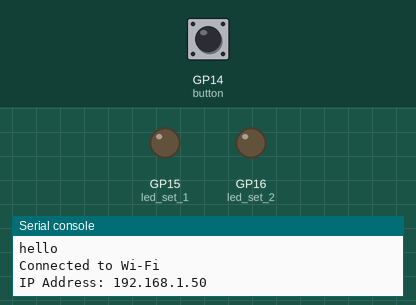
A program run on a simulated Raspberry Pi Pico running MicroPython. On the bench: output pins drawn as LEDs (lit = HIGH), the last lines printed to the serial console. Inputs (shaded band) come from the test bench; at power-on: GP14 (button) LOW. WiFi joins after 1.5 s; web requests get an empty 200 reply after 0.4 s.

Above: at 3.2 s.
3.3 s: GP14 (button) pulled HIGH for 0.15 s
At 3.9 s:
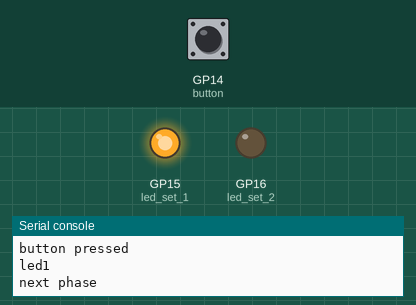
6.4 s: GP14 (button) pulled HIGH for 3.2 s
At 10.4 s:
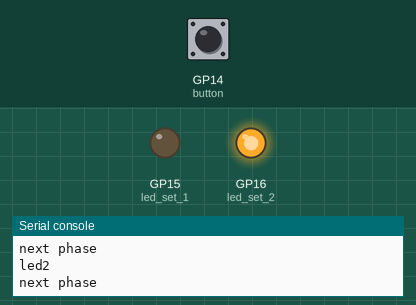
12.6 s: GP14 (button) pulled HIGH for 1 s
At 17.8 s:
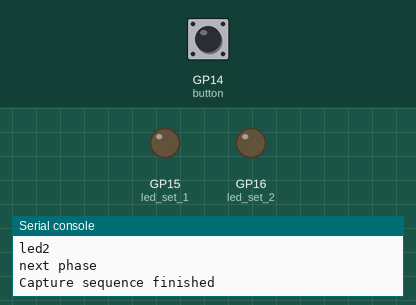
Timing chart, 0 to 19.3 s (numbered marks = the images above; inputs shaded):
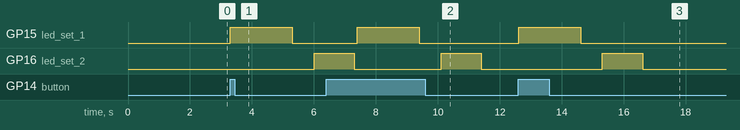

The program:

picoMan.py
```python
import network
import urequests
from machine import Pin
import usocket as socket
import time

# Initialize GPIO pins for the two sets of LEDs
led_set_1 = Pin(15, Pin.OUT)  # First set of LEDs (white)
led_set_2 = Pin(16, Pin.OUT)  # Second set of LEDs (violet)

# Initialize the button with a pull-down resistor
button = Pin(14, Pin.IN, Pin.PULL_DOWN)

# State variables
capture_stage = 0  # 0: idle, 1: first LED on, 2: waiting for first capture, 3: second LED on, 4: waiting for second capture

# Connect to Wi-Fi
def connect_to_wifi(ssid1, password1):
    print(ssid1, password1)
    wlan = network.WLAN(network.STA_IF)
    wlan.active(True)

    wlan.connect(ssid1, password1)

    while not wlan.isconnected():
        print("hello")
        time.sleep(1)  # Small delay to avoid busy waiting

    print('Connected to Wi-Fi')
    print('IP Address:', wlan.ifconfig()[0])  # Print the IP address assigned to the Pico W

# Send API command to DVR for snapshot
def send_snapshot_command():
    host = "192.168.1.254"  # DVR's IP address
    port = 8181  # DVR's port for commands
    telnet_command = "killall -32 rcS\n"  # Command to take a snapshot

    try:
        # Create a socket connection to the DVR
        s = socket.socket(socket.AF_INET, socket.SOCK_STREAM)
        s.connect((host, port))
        print("sending my snapshot")
        # Send the snapshot command
        s.send(telnet_command.encode('utf-8'))

        # Receive response (if any)
        response = s.recv(1024)
        print('DVR Response:', response.decode('utf-8'))

        # Close the connection
        s.close()
    except Exception as e:
        print("Failed to send snapshot command:", e)

# Send HTTP request to trigger screenshot capture in React app
def trigger_screenshot():
    try:
        url = "http://iocserver.paracontechnologies.com:8080/screenshot"
        #url = "http://35.173.205.52:8080/screenshot"
        #url = "http://98.83.176.205:5001/screenshot"
        print("next phase")
        response = urequests.get(url)
        response.close()
    except Exception as e:
        print("Failed to send request:", e)

# Main loop: Check for button press and trigger capture sequence
print('start')

SSID1 = 'Cove'
PASSWORD1 = 'sandy.toes'
connect_to_wifi(SSID1, PASSWORD1)

while True:

    if button.value() and capture_stage == 0:  # Check if the button is pressed and in idle state
        print("button pressed")
        capture_stage = 1  # Move to the first LED stage

    # State machine to manage LED capture sequence
    if capture_stage == 1:
        print('led1')
        led_set_1.on()  # Turn on the first set of LEDs
        time.sleep(0.1)  # Small delay to ensure LED is on before capturing
        trigger_screenshot()  # Send command to capture the first screenshot
        time.sleep(1.5)  # Wait for the exposure time
        led_set_1.off()  # Turn off the first set of LEDs
        capture_stage = 2  # Move to the waiting stage before second LED

    elif capture_stage == 2:
        time.sleep(0.5)  # Wait before turning on the second LED
        capture_stage = 3  # Move to the second LED stage

    elif capture_stage == 3:
        print('led2')
        led_set_2.on()  # Turn on the second set of LEDs
        time.sleep(0.1)  # Small delay to ensure LED is on before capturing
        trigger_screenshot()  # Send command to capture the second screenshot
        time.sleep(0.8)  # Wait for the exposure time
        led_set_2.off()  # Turn off the second set of LEDs
        capture_stage = 0  # Reset to idle state
        print("Capture sequence finished")

    time.sleep(0.1)  # Small delay for main loop to prevent busy waiting
```

Measured:
- after the input at 3.3 s, GP15 (led_set_1): LOW → HIGH at once, → LOW 2.0 s later; GP16 (led_set_2): LOW → HIGH after 2.7 s
- after the input at 6.4 s, GP15 (led_set_1): LOW → HIGH after 1.0 s, → LOW 2.0 s later
- after the input at 12.6 s, GP15 (led_set_1): LOW → HIGH at once, → LOW 2.0 s later; GP16 (led_set_2): LOW → HIGH after 2.7 s, → LOW 1.3 s later
